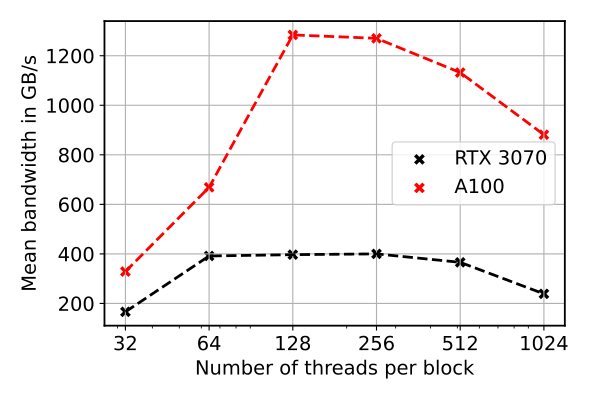

Python code for this plot:
import matplotlib.pyplot as plt
import numpy as np

from pylab import rcParams
rcParams['figure.figsize'] = (5.9, 4)
rcParams['font.size'] = 14
rcParams['lines.linewidth'] = 2.5
rcParams['axes.linewidth'] = 1.3


X = [32, 64, 128, 256, 512, 1024]
Y = 8*2**27/np.array([6465.12, 2742.38, 2705.88, 2684.25, 2934.62, 4498.38])/1000
Xsuper = [32, 64, 128, 256, 512, 1024]
Ysuper = 8*2**27/np.array([3267.5, 1605.5, 836.25, 845.25, 948.5, 1218.62])/1000

fig, ax = plt.subplots(1, 1)
ax.scatter(X, Y, marker = "x", label="RTX 3070", color="black")
ax.plot(X, Y, linestyle="dashed", color="black", linewidth=2)
ax.scatter(Xsuper, Ysuper, marker = "x", label="A100", color="red")
ax.plot(Xsuper, Ysuper, linestyle="dashed", color="red", linewidth=2)
ax.set_xscale("log")
ax.set_xlabel("Number of threads per block")
ax.set_ylabel("Mean bandwidth in GB/s")
ax.set_xticks(X)
ax.set_xticklabels([str(x) for x in X])
ax.legend()
ax.grid(True)



fig.tight_layout()
plt.show()
